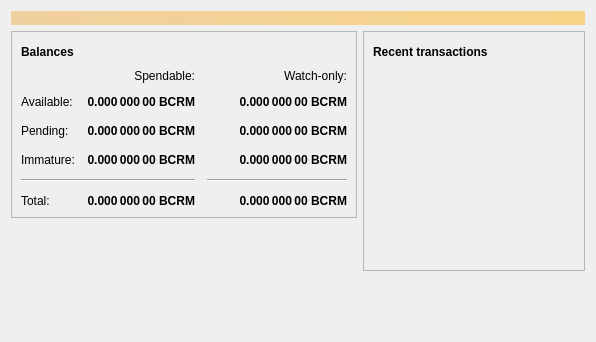
<?xml version="1.0" encoding="UTF-8"?>
<ui version="4.0">
 <class>OverviewPage</class>
 <widget class="QWidget" name="OverviewPage">
  <property name="geometry">
   <rect>
    <x>0</x>
    <y>0</y>
    <width>596</width>
    <height>342</height>
   </rect>
  </property>
  <property name="windowTitle">
   <string>Form</string>
  </property>
  <layout class="QVBoxLayout" name="topLayout">
   <item>
    <widget class="QLabel" name="labelAlerts">
     <property name="visible">
      <bool>false</bool>
     </property>
     <property name="styleSheet">
      <string notr="true">QLabel { background-color: qlineargradient(x1: 0, y1: 0, x2: 1, y2: 0, stop:0 #F0D0A0, stop:1 #F8D488); color:#000000; }</string>
     </property>
     <property name="wordWrap">
      <bool>true</bool>
     </property>
     <property name="margin">
      <number>3</number>
     </property>
     <property name="textInteractionFlags">
      <set>Qt::TextSelectableByMouse</set>
     </property>
    </widget>
   </item>
   <item>
    <layout class="QHBoxLayout" name="horizontalLayout" stretch="1,1">
     <item>
      <layout class="QVBoxLayout" name="verticalLayout_2">
       <item>
        <widget class="QFrame" name="frame">
         <property name="frameShape">
          <enum>QFrame::StyledPanel</enum>
         </property>
         <property name="frameShadow">
          <enum>QFrame::Raised</enum>
         </property>
         <layout class="QVBoxLayout" name="verticalLayout_4">
          <item>
           <layout class="QHBoxLayout" name="horizontalLayout_4">
            <item>
             <widget class="QLabel" name="label_5">
              <property name="font">
               <font>
                <weight>75</weight>
                <bold>true</bold>
               </font>
              </property>
              <property name="text">
               <string>Balances</string>
              </property>
             </widget>
            </item>
            <item>
             <widget class="QPushButton" name="labelWalletStatus">
              <property name="enabled">
               <bool>true</bool>
              </property>
              <property name="maximumSize">
               <size>
                <width>30</width>
                <height>16777215</height>
               </size>
              </property>
              <property name="toolTip">
               <string>The displayed information may be out of date. Your wallet automatically synchronizes with the Bitcoin network after a connection is established, but this process has not completed yet.</string>
              </property>
              <property name="text">
               <string/>
              </property>
              <property name="icon">
               <iconset resource="../bitcoin.qrc">
                <normaloff>:/icons/warning</normaloff>
                <disabledoff>:/icons/warning</disabledoff>:/icons/warning</iconset>
              </property>
              <property name="iconSize">
               <size>
                <width>24</width>
                <height>24</height>
               </size>
              </property>
              <property name="flat">
               <bool>true</bool>
              </property>
             </widget>
            </item>
            <item>
             <spacer name="horizontalSpacer_3">
              <property name="orientation">
               <enum>Qt::Horizontal</enum>
              </property>
              <property name="sizeHint" stdset="0">
               <size>
                <width>40</width>
                <height>20</height>
               </size>
              </property>
             </spacer>
            </item>
           </layout>
          </item>
          <item>
           <layout class="QGridLayout" name="gridLayout">
            <property name="spacing">
             <number>12</number>
            </property>
            <item row="2" column="2">
             <widget class="QLabel" name="labelWatchPending">
              <property name="font">
               <font>
                <weight>75</weight>
                <bold>true</bold>
               </font>
              </property>
              <property name="cursor">
               <cursorShape>IBeamCursor</cursorShape>
              </property>
              <property name="toolTip">
               <string>Unconfirmed transactions to watch-only addresses</string>
              </property>
              <property name="text">
               <string notr="true">0.000 000 00 BCRM</string>
              </property>
              <property name="alignment">
               <set>Qt::AlignRight|Qt::AlignTrailing|Qt::AlignVCenter</set>
              </property>
              <property name="textInteractionFlags">
               <set>Qt::LinksAccessibleByMouse|Qt::TextSelectableByKeyboard|Qt::TextSelectableByMouse</set>
              </property>
             </widget>
            </item>
            <item row="2" column="1">
             <widget class="QLabel" name="labelUnconfirmed">
              <property name="font">
               <font>
                <weight>75</weight>
                <bold>true</bold>
               </font>
              </property>
              <property name="cursor">
               <cursorShape>IBeamCursor</cursorShape>
              </property>
              <property name="toolTip">
               <string>Total of transactions that have yet to be confirmed, and do not yet count toward the spendable balance</string>
              </property>
              <property name="text">
               <string notr="true">0.000 000 00 BCRM</string>
              </property>
              <property name="alignment">
               <set>Qt::AlignRight|Qt::AlignTrailing|Qt::AlignVCenter</set>
              </property>
              <property name="textInteractionFlags">
               <set>Qt::LinksAccessibleByMouse|Qt::TextSelectableByKeyboard|Qt::TextSelectableByMouse</set>
              </property>
             </widget>
            </item>
            <item row="3" column="2">
             <widget class="QLabel" name="labelWatchImmature">
              <property name="font">
               <font>
                <weight>75</weight>
                <bold>true</bold>
               </font>
              </property>
              <property name="cursor">
               <cursorShape>IBeamCursor</cursorShape>
              </property>
              <property name="toolTip">
               <string>Mined balance in watch-only addresses that has not yet matured</string>
              </property>
              <property name="text">
               <string notr="true">0.000 000 00 BCRM</string>
              </property>
              <property name="alignment">
               <set>Qt::AlignRight|Qt::AlignTrailing|Qt::AlignVCenter</set>
              </property>
              <property name="textInteractionFlags">
               <set>Qt::LinksAccessibleByMouse|Qt::TextSelectableByKeyboard|Qt::TextSelectableByMouse</set>
              </property>
             </widget>
            </item>
            <item row="4" column="0" colspan="2">
             <widget class="Line" name="line">
              <property name="orientation">
               <enum>Qt::Horizontal</enum>
              </property>
             </widget>
            </item>
            <item row="4" column="2">
             <widget class="Line" name="lineWatchBalance">
              <property name="sizePolicy">
               <sizepolicy hsizetype="Preferred" vsizetype="Fixed">
                <horstretch>0</horstretch>
                <verstretch>0</verstretch>
               </sizepolicy>
              </property>
              <property name="minimumSize">
               <size>
                <width>140</width>
                <height>0</height>
               </size>
              </property>
              <property name="orientation">
               <enum>Qt::Horizontal</enum>
              </property>
             </widget>
            </item>
            <item row="5" column="0">
             <widget class="QLabel" name="labelTotalText">
              <property name="text">
               <string>Total:</string>
              </property>
             </widget>
            </item>
            <item row="3" column="1">
             <widget class="QLabel" name="labelImmature">
              <property name="font">
               <font>
                <weight>75</weight>
                <bold>true</bold>
               </font>
              </property>
              <property name="cursor">
               <cursorShape>IBeamCursor</cursorShape>
              </property>
              <property name="toolTip">
               <string>Mined balance that has not yet matured</string>
              </property>
              <property name="text">
               <string notr="true">0.000 000 00 BCRM</string>
              </property>
              <property name="alignment">
               <set>Qt::AlignRight|Qt::AlignTrailing|Qt::AlignVCenter</set>
              </property>
              <property name="textInteractionFlags">
               <set>Qt::LinksAccessibleByMouse|Qt::TextSelectableByKeyboard|Qt::TextSelectableByMouse</set>
              </property>
             </widget>
            </item>
            <item row="2" column="3">
             <spacer name="horizontalSpacer_2">
              <property name="orientation">
               <enum>Qt::Horizontal</enum>
              </property>
              <property name="sizeHint" stdset="0">
               <size>
                <width>40</width>
                <height>20</height>
               </size>
              </property>
             </spacer>
            </item>
            <item row="3" column="0">
             <widget class="QLabel" name="labelImmatureText">
              <property name="text">
               <string>Immature:</string>
              </property>
             </widget>
            </item>
            <item row="5" column="1">
             <widget class="QLabel" name="labelTotal">
              <property name="font">
               <font>
                <weight>75</weight>
                <bold>true</bold>
               </font>
              </property>
              <property name="cursor">
               <cursorShape>IBeamCursor</cursorShape>
              </property>
              <property name="toolTip">
               <string>Your current total balance</string>
              </property>
              <property name="text">
               <string notr="true">0.000 000 00 BCRM</string>
              </property>
              <property name="alignment">
               <set>Qt::AlignRight|Qt::AlignTrailing|Qt::AlignVCenter</set>
              </property>
              <property name="textInteractionFlags">
               <set>Qt::LinksAccessibleByMouse|Qt::TextSelectableByKeyboard|Qt::TextSelectableByMouse</set>
              </property>
             </widget>
            </item>
            <item row="5" column="2">
             <widget class="QLabel" name="labelWatchTotal">
              <property name="font">
               <font>
                <weight>75</weight>
                <bold>true</bold>
               </font>
              </property>
              <property name="cursor">
               <cursorShape>IBeamCursor</cursorShape>
              </property>
              <property name="toolTip">
               <string>Current total balance in watch-only addresses</string>
              </property>
              <property name="text">
               <string notr="true">0.000 000 00 BCRM</string>
              </property>
              <property name="alignment">
               <set>Qt::AlignRight|Qt::AlignTrailing|Qt::AlignVCenter</set>
              </property>
              <property name="textInteractionFlags">
               <set>Qt::LinksAccessibleByMouse|Qt::TextSelectableByKeyboard|Qt::TextSelectableByMouse</set>
              </property>
             </widget>
            </item>
            <item row="0" column="2">
             <widget class="QLabel" name="labelWatchonly">
              <property name="text">
               <string>Watch-only:</string>
              </property>
              <property name="alignment">
               <set>Qt::AlignRight|Qt::AlignTrailing|Qt::AlignVCenter</set>
              </property>
             </widget>
            </item>
            <item row="1" column="0">
             <widget class="QLabel" name="labelBalanceText">
              <property name="text">
               <string>Available:</string>
              </property>
             </widget>
            </item>
            <item row="1" column="1">
             <widget class="QLabel" name="labelBalance">
              <property name="font">
               <font>
                <weight>75</weight>
                <bold>true</bold>
               </font>
              </property>
              <property name="cursor">
               <cursorShape>IBeamCursor</cursorShape>
              </property>
              <property name="toolTip">
               <string>Your current spendable balance</string>
              </property>
              <property name="text">
               <string notr="true">0.000 000 00 BCRM</string>
              </property>
              <property name="alignment">
               <set>Qt::AlignRight|Qt::AlignTrailing|Qt::AlignVCenter</set>
              </property>
              <property name="textInteractionFlags">
               <set>Qt::LinksAccessibleByMouse|Qt::TextSelectableByKeyboard|Qt::TextSelectableByMouse</set>
              </property>
             </widget>
            </item>
            <item row="1" column="2">
             <widget class="QLabel" name="labelWatchAvailable">
              <property name="font">
               <font>
                <weight>75</weight>
                <bold>true</bold>
               </font>
              </property>
              <property name="cursor">
               <cursorShape>IBeamCursor</cursorShape>
              </property>
              <property name="toolTip">
               <string>Your current balance in watch-only addresses</string>
              </property>
              <property name="text">
               <string notr="true">0.000 000 00 BCRM</string>
              </property>
              <property name="alignment">
               <set>Qt::AlignRight|Qt::AlignTrailing|Qt::AlignVCenter</set>
              </property>
              <property name="textInteractionFlags">
               <set>Qt::LinksAccessibleByMouse|Qt::TextSelectableByKeyboard|Qt::TextSelectableByMouse</set>
              </property>
             </widget>
            </item>
            <item row="2" column="0">
             <widget class="QLabel" name="labelPendingText">
              <property name="text">
               <string>Pending:</string>
              </property>
             </widget>
            </item>
            <item row="0" column="1">
             <widget class="QLabel" name="labelSpendable">
              <property name="text">
               <string>Spendable:</string>
              </property>
              <property name="alignment">
               <set>Qt::AlignRight|Qt::AlignTrailing|Qt::AlignVCenter</set>
              </property>
             </widget>
            </item>
           </layout>
          </item>
         </layout>
        </widget>
       </item>
       <item>
        <spacer name="verticalSpacer">
         <property name="orientation">
          <enum>Qt::Vertical</enum>
         </property>
         <property name="sizeHint" stdset="0">
          <size>
           <width>20</width>
           <height>40</height>
          </size>
         </property>
        </spacer>
       </item>
      </layout>
     </item>
     <item>
      <layout class="QVBoxLayout" name="verticalLayout_3">
       <item>
        <widget class="QFrame" name="frame_2">
         <property name="frameShape">
          <enum>QFrame::StyledPanel</enum>
         </property>
         <property name="frameShadow">
          <enum>QFrame::Raised</enum>
         </property>
         <layout class="QVBoxLayout" name="verticalLayout">
          <item>
           <layout class="QHBoxLayout" name="horizontalLayout_2">
            <item>
             <widget class="QLabel" name="label_4">
              <property name="font">
               <font>
                <weight>75</weight>
                <bold>true</bold>
               </font>
              </property>
              <property name="text">
               <string>Recent transactions</string>
              </property>
             </widget>
            </item>
            <item>
             <widget class="QPushButton" name="labelTransactionsStatus">
              <property name="enabled">
               <bool>true</bool>
              </property>
              <property name="maximumSize">
               <size>
                <width>30</width>
                <height>16777215</height>
               </size>
              </property>
              <property name="toolTip">
               <string>The displayed information may be out of date. Your wallet automatically synchronizes with the Bitcoin network after a connection is established, but this process has not completed yet.</string>
              </property>
              <property name="text">
               <string/>
              </property>
              <property name="icon">
               <iconset resource="../bitcoin.qrc">
                <normaloff>:/icons/warning</normaloff>
                <disabledoff>:/icons/warning</disabledoff>:/icons/warning</iconset>
              </property>
              <property name="iconSize">
               <size>
                <width>24</width>
                <height>24</height>
               </size>
              </property>
              <property name="flat">
               <bool>true</bool>
              </property>
             </widget>
            </item>
            <item>
             <spacer name="horizontalSpacer">
              <property name="orientation">
               <enum>Qt::Horizontal</enum>
              </property>
              <property name="sizeHint" stdset="0">
               <size>
                <width>40</width>
                <height>20</height>
               </size>
              </property>
             </spacer>
            </item>
           </layout>
          </item>
          <item>
           <widget class="QListView" name="listTransactions">
            <property name="styleSheet">
             <string notr="true">QListView { background: transparent; }</string>
            </property>
            <property name="frameShape">
             <enum>QFrame::NoFrame</enum>
            </property>
            <property name="verticalScrollBarPolicy">
             <enum>Qt::ScrollBarAlwaysOff</enum>
            </property>
            <property name="horizontalScrollBarPolicy">
             <enum>Qt::ScrollBarAlwaysOff</enum>
            </property>
            <property name="selectionMode">
             <enum>QAbstractItemView::NoSelection</enum>
            </property>
           </widget>
          </item>
         </layout>
        </widget>
       </item>
       <item>
        <spacer name="verticalSpacer_2">
         <property name="orientation">
          <enum>Qt::Vertical</enum>
         </property>
         <property name="sizeHint" stdset="0">
          <size>
           <width>20</width>
           <height>40</height>
          </size>
         </property>
        </spacer>
       </item>
      </layout>
     </item>
    </layout>
   </item>
  </layout>
 </widget>
 <resources/>
 <connections/>
</ui>
